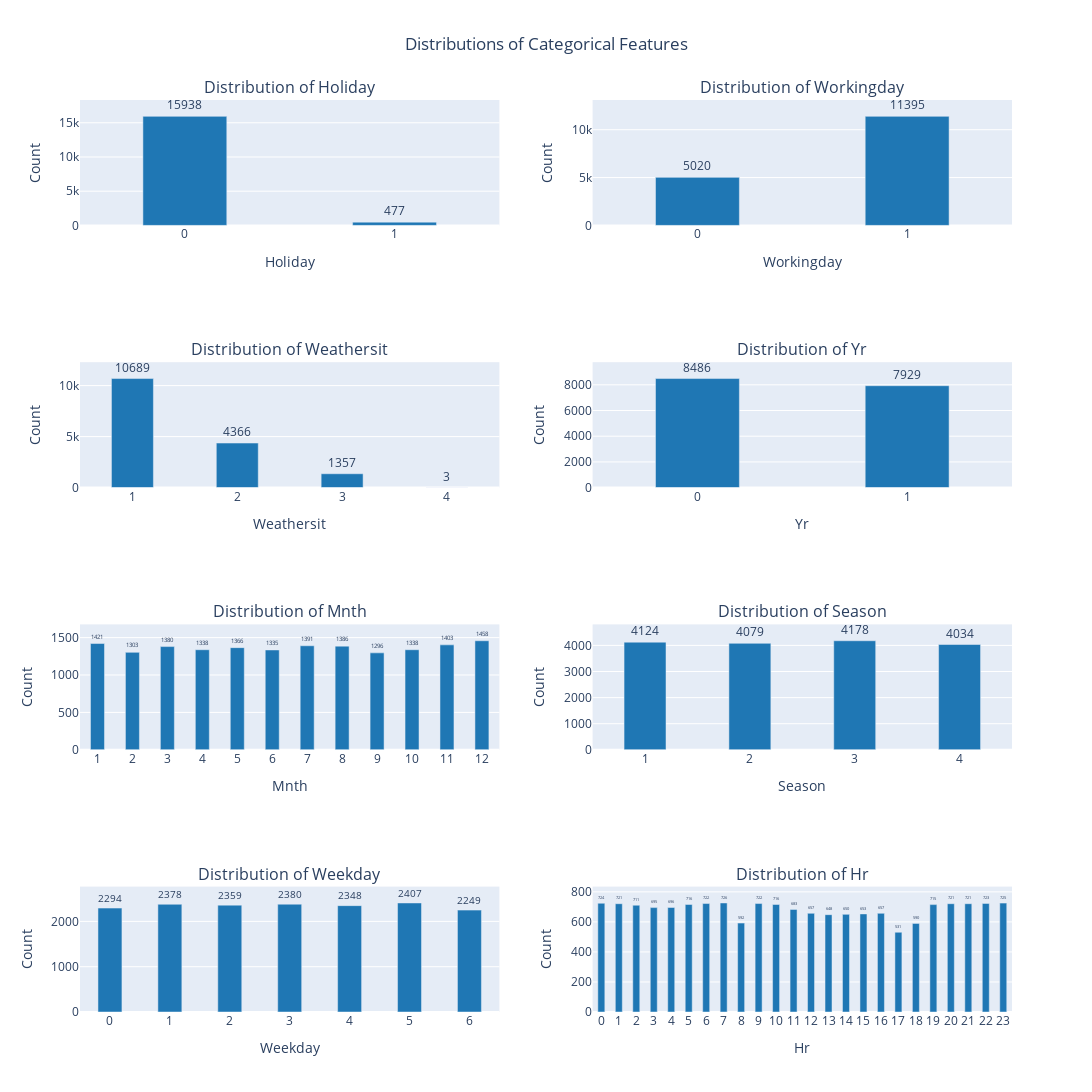

The notebook cell this image was saved under:
### Markdown cell above
### Categorical Distributions:

Checking distributions helps us understand how the data is spread across different categories or values. It gives insights into whether the data is balanced, highlights patterns or trends, and helps identify potential issues like imbalances or anomalies that may need attention during analysis or modeling.

### Code cell
eda.plot_cat_dist(df, categorical_columns + categorical_ordinal)

### Figure 1 — Plotly figure (JSON) as saved in the notebook; plotly's stock layout.template omitted (floating-point values rounded to 4 significant figures)
{"data": [{"marker": {"color": "#1f77b4"}, "text": [15938, 477], "textposition": "outside", "type": "bar", "x": [0, 1], "xaxis": "x", "y": [15938, 477], "yaxis": "y"}, {"marker": {"color": "#1f77b4"}, "text": [5020, 11395], "textposition": "outside", "type": "bar", "x": [0, 1], "xaxis": "x2", "y": [5020, 11395], "yaxis": "y2"}, {"marker": {"color": "#1f77b4"}, "text": [10689, 4366, 1357, 3], "textposition": "outside", "type": "bar", "x": [1, 2, 3, 4], "xaxis": "x3", "y": [10689, 4366, 1357, 3], "yaxis": "y3"}, {"marker": {"color": "#1f77b4"}, "text": [8486, 7929], "textposition": "outside", "type": "bar", "x": [0, 1], "xaxis": "x4", "y": [8486, 7929], "yaxis": "y4"}, {"marker": {"color": "#1f77b4"}, "text": [1421, 1303, 1380, 1338, 1366, 1335, 1391, 1386, 1296, 1338, 1403, 1458], "textposition": "outside", "type": "bar", "x": [1, 2, 3, 4, 5, 6, 7, 8, 9, 10, 11, 12], "xaxis": "x5", "y": [1421, 1303, 1380, 1338, 1366, 1335, 1391, 1386, 1296, 1338, 1403, 1458], "yaxis": "y5"}, {"marker": {"color": "#1f77b4"}, "text": [4124, 4079, 4178, 4034], "textposition": "outside", "type": "bar", "x": [1, 2, 3, 4], "xaxis": "x6", "y": [4124, 4079, 4178, 4034], "yaxis": "y6"}, {"marker": {"color": "#1f77b4"}, "text": [2294, 2378, 2359, 2380, 2348, 2407, 2249], "textposition": "outside", "type": "bar", "x": [0, 1, 2, 3, 4, 5, 6], "xaxis": "x7", "y": [2294, 2378, 2359, 2380, 2348, 2407, 2249], "yaxis": "y7"}, {"marker": {"color": "#1f77b4"}, "text": [724, 721, 711, 695, 696, 716, 722, 726, 592, 722, 716, 683, 657, 648, 650, 653, 657, 531, 590, 715, 721, 721, 723, 725], "textposition": "outside", "type": "bar", "x": [0, 1, 2, 3, 4, 5, 6, 7, 8, 9, 10, 11, 12, 13, 14, 15, 16, 17, 18, 19, 20, 21, 22, 23], "xaxis": "x8", "y": [724, 721, 711, 695, 696, 716, 722, 726, 592, 722, 716, 683, 657, 648, 650, 653, 657, 531, 590, 715, 721, 721, 723, 725], "yaxis": "y8"}], "layout": {"annotations": [{"font": {"size": 16}, "showarrow": false, "text": "Distribution of Holiday", "x": 0.225, "xanchor": "center", "xref": "paper", "y": 1, "yanchor": "bottom", "yref": "paper"}, {"font": {"size": 16}, "showarrow": false, "text": "Distribution of Workingday", "x": 0.775, "xanchor": "center", "xref": "paper", "y": 1, "yanchor": "bottom", "yref": "paper"}, {"font": {"size": 16}, "showarrow": false, "text": "Distribution of Weathersit", "x": 0.225, "xanchor": "center", "xref": "paper", "y": 0.7125, "yanchor": "bottom", "yref": "paper"}, {"font": {"size": 16}, "showarrow": false, "text": "Distribution of Yr", "x": 0.775, "xanchor": "center", "xref": "paper", "y": 0.7125, "yanchor": "bottom", "yref": "paper"}, {"font": {"size": 16}, "showarrow": false, "text": "Distribution of Mnth", "x": 0.225, "xanchor": "center", "xref": "paper", "y": 0.425, "yanchor": "bottom", "yref": "paper"}, {"font": {"size": 16}, "showarrow": false, "text": "Distribution of Season", "x": 0.775, "xanchor": "center", "xref": "paper", "y": 0.425, "yanchor": "bottom", "yref": "paper"}, {"font": {"size": 16}, "showarrow": false, "text": "Distribution of Weekday", "x": 0.225, "xanchor": "center", "xref": "paper", "y": 0.1375, "yanchor": "bottom", "yref": "paper"}, {"font": {"size": 16}, "showarrow": false, "text": "Distribution of Hr", "x": 0.775, "xanchor": "center", "xref": "paper", "y": 0.1375, "yanchor": "bottom", "yref": "paper"}], "bargap": 0.6, "height": 1200, "showlegend": false, "title": {"text": "Distributions of Categorical Features", "x": 0.5}, "width": 1200, "xaxis": {"anchor": "y", "domain": [0, 0.45], "tickangle": 0, "tickmode": "linear", "title": {"text": "Holiday"}}, "xaxis2": {"anchor": "y2", "domain": [0.55, 1], "tickangle": 0, "tickmode": "linear", "title": {"text": "Workingday"}}, "xaxis3": {"anchor": "y3", "domain": [0, 0.45], "tickangle": 0, "tickmode": "linear", "title": {"text": "Weathersit"}}, "xaxis4": {"anchor": "y4", "domain": [0.55, 1], "tickangle": 0, "tickmode": "linear", "title": {"text": "Yr"}}, "xaxis5": {"anchor": "y5", "domain": [0, 0.45], "tickangle": 0, "tickmode": "linear", "title": {"text": "Mnth"}}, "xaxis6": {"anchor": "y6", "domain": [0.55, 1], "tickangle": 0, "tickmode": "linear", "title": {"text": "Season"}}, "xaxis7": {"anchor": "y7", "domain": [0, 0.45], "tickangle": 0, "tickmode": "linear", "title": {"text": "Weekday"}}, "xaxis8": {"anchor": "y8", "domain": [0.55, 1], "tickangle": 0, "tickmode": "linear", "title": {"text": "Hr"}}, "yaxis": {"anchor": "x", "domain": [0.8625, 1], "range": [0, 18330.0], "title": {"text": "Count"}}, "yaxis2": {"anchor": "x2", "domain": [0.8625, 1], "range": [0, 13100.0], "title": {"text": "Count"}}, "yaxis3": {"anchor": "x3", "domain": [0.575, 0.7125], "range": [0, 12290.0], "title": {"text": "Count"}}, "yaxis4": {"anchor": "x4", "domain": [0.575, 0.7125], "range": [0, 9759.0], "title": {"text": "Count"}}, "yaxis5": {"anchor": "x5", "domain": [0.2875, 0.425], "range": [0, 1677.0], "title": {"text": "Count"}}, "yaxis6": {"anchor": "x6", "domain": [0.2875, 0.425], "range": [0, 4805.0], "title": {"text": "Count"}}, "yaxis7": {"anchor": "x7", "domain": [0, 0.1375], "range": [0, 2768.0], "title": {"text": "Count"}}, "yaxis8": {"anchor": "x8", "domain": [0, 0.1375], "range": [0, 834.9], "title": {"text": "Count"}}}}
